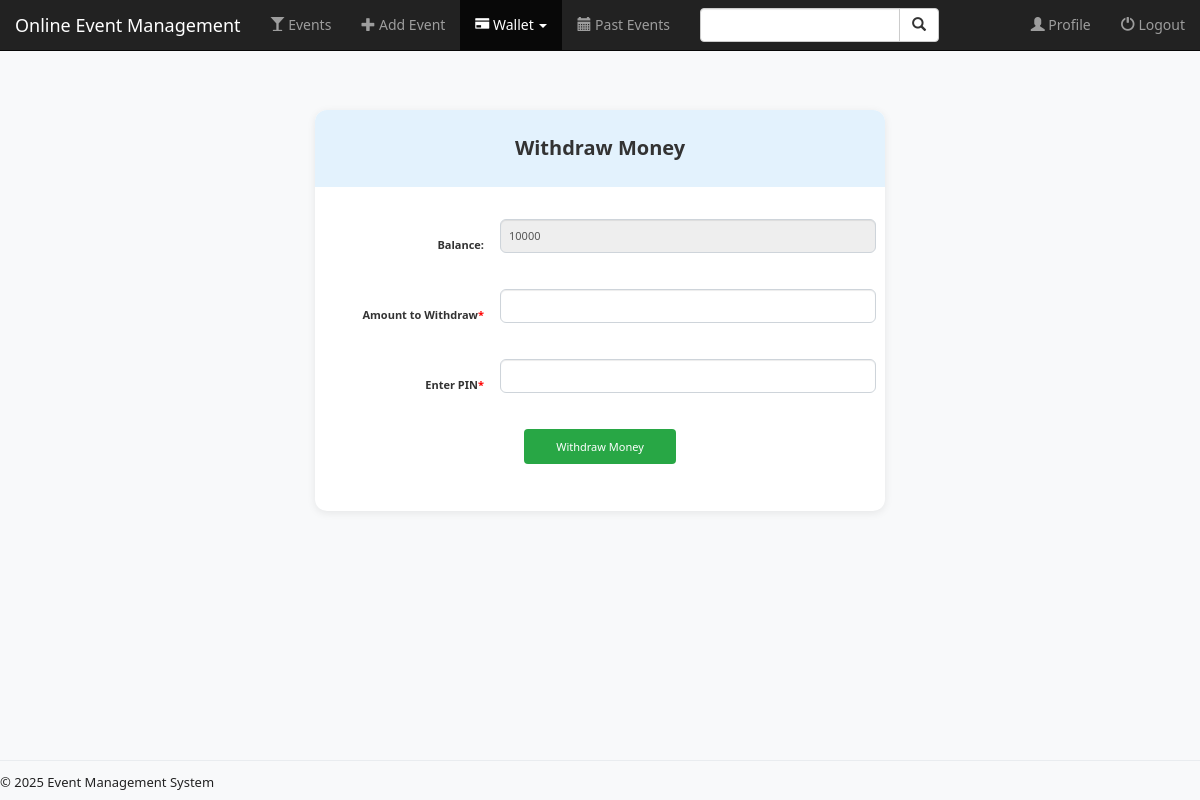
The page /user/withdraw_money/ (signed in) on the database as committed earlier.
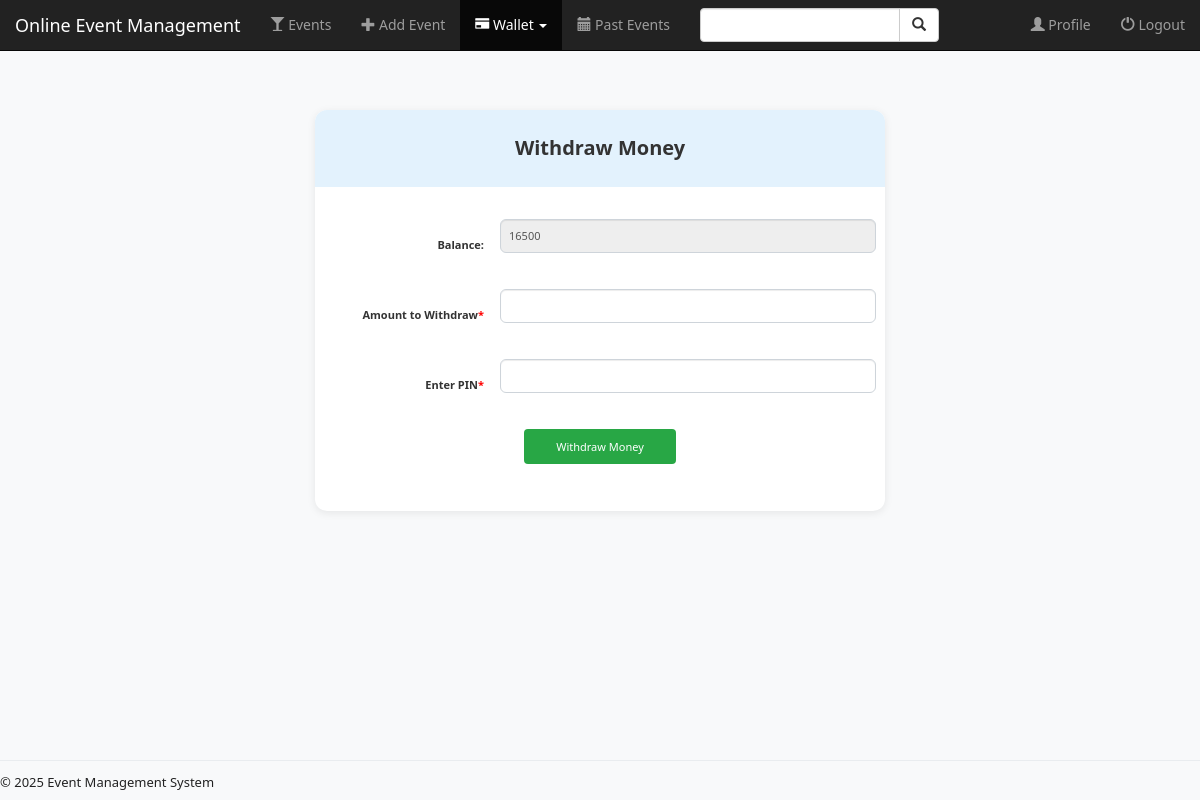
The same page on the database as committed later.
### user/models.py (models this page shows, shortened)
class Profile(models.Model):
    user = models.OneToOneField(User, on_delete=models.CASCADE)
    image = models.ImageField(default='settings.MEDIA_ROOT/default_user.jpg')
    bio = models.TextField(max_length=500, blank=True, null=True)
    location = models.TextField(max_length=500, blank=True, null=True)
    birth_date = models.DateField(blank=True, null=True)
    age = models.IntegerField(blank=True, null=True)
    wallet_pin = models.PositiveIntegerField(null=True)
    wallet_balance = models.PositiveIntegerField(default=0, null=True)

### user/views.py (the view)
# urls.py: path('withdraw_money/', views.withdraw_money, name='withdraw_money'),
def withdraw_money(request):
    if not request.user.is_authenticated:
        return redirect('user:login_user')
    user = request.user
    profile = get_object_or_404(Profile, user=user)
    if request.method == 'POST':
        form = WithdrawMoneyForm(request.POST)
        if form.is_valid():
            data = form.cleaned_data
            if int(data['pin']) == profile.wallet_pin:
                if data['amount'] > profile.wallet_balance:
                    context = {
                        'profile': profile,
                        'form': form,
                        'error_message': 'Amount to withdraw cannot be more than available balance'
                    }
                    return render(request, 'user/withdraw_money.html', context)
                profile.wallet_balance -= data['amount']
                profile.save()
                return redirect('user:profile')
            context = {'profile': profile, 'form': form, 'error_message': 'Invalid Pin!'}
            return render(request, 'user/withdraw_money.html', context)
    else:
        form = WithdrawMoneyForm()
    return render(request, 'user/withdraw_money.html', {'profile': profile, 'form': form})

### user/forms.py
class WithdrawMoneyForm(forms.Form):
	amount = forms.IntegerField(label='Amount to Withdraw', min_value=0)
	pin = forms.CharField(label='Enter PIN', widget=forms.PasswordInput)

### user/templates/user/withdraw_money.html (shortened to what this page needs)
{% extends 'event/base.html' %}
{% block wallet_active %}active{% endblock %}
{% block body %}
<div class="container event-main-content" style="max-width:600px; margin-top:40px;">
    <div class="card" style="box-shadow:0 2px 8px rgba(0,0,0,0.08); border-radius:12px; background:#fff; padding:0;">
    <div class="form-heading">Withdraw Money</div>
        <div style="padding:32px 24px; border-radius:0 0 12px 12px;">
            <form class="form-horizontal" role="form" action="" method="post" enctype="multipart/form-data">
                <div class="form-group" style="display:flex; align-items:center; margin-bottom:24px;">
                    <label class="control-label" style="font-size:1.1rem; flex:0 0 160px; text-align:right; margin-right:16px;">Balance:</label>
                    <div style="flex:1;">
                        <input type="text" name="balance" value="{{ profile.wallet_balance }}" readonly class="form-control" style="font-size:1.1rem;">
                    </div>
                </div>
                <div class="form-group" style="display:flex; align-items:center; margin-bottom:24px;">
                    <label class="control-label" style="font-size:1.1rem; flex:0 0 160px; text-align:right; margin-right:16px;">Amount to Withdraw<span style="color:red;">*</span></label>
                    <div style="flex:1;">
                        <input type="text" name="amount" class="form-control" style="font-size:1.1rem;" required>
                    </div>
                </div>
                <div class="form-group" style="display:flex; align-items:center; margin-bottom:24px;">
                    <label class="control-label" style="font-size:1.1rem; flex:0 0 160px; text-align:right; margin-right:16px;">Enter PIN<span style="color:red;">*</span></label>
                    <div style="flex:1;">
                        <input type="password" name="pin" class="form-control" style="font-size:1.1rem;" required>
                    </div>
                </div>
                <div class="form-group text-center" style="margin-top:24px;">
                    <button type="submit" class="btn btn-success" style="font-size:1.1rem; padding:10px 32px;">Withdraw Money</button>
                </div>
            </form>
        </div>
    </div>
</div>
{% endblock %}

### event/templates/event/base.html (shortened to what this page needs)
<!DOCTYPE html>
<html lang="en">
<head>
    {% load static %}
    <link rel="stylesheet" href="https://maxcdn.bootstrapcdn.com/bootstrap/3.3.7/css/bootstrap.min.css">
    <link rel="stylesheet" type="text/css" href="{% static 'event/css/style.css' %}"/>
</head>
<body style="display:flex; flex-direction:column; min-height:100vh;">
    <nav class="navbar navbar-inverse navbar-fixed-top " style="box-sizing: border-box;">
        <div class="container-fluid">
            <div class="navbar-header">
                <a class="navbar-brand" href="{% url 'event:home' %}">Online Event Management</a>
            </div>
            <div class="collapse navbar-collapse" id="topNavBar">
                <ul class="nav navbar-nav">
                    <li class="{% block events_active %}{% endblock %}">
                        <a href="{% url 'event:home' %}">
                            <span class="glyphicon glyphicon-glass" aria-hidden="true"></span> Events
                        </a>
                    </li>
                   {% if request.user.is_superuser %}
                    <li>
                        <a href="{% url 'event:add_event' %}">
                            <span class="glyphicon glyphicon-plus" aria-hidden="true"></span> Add Event
                        </a>
                    </li>
                    {% endif %}
                    <li class="dropdown {% block wallet_active %}{% endblock %}">
                        <a class="dropdown-toggle" data-toggle="dropdown" href="#">
                            <span class="glyphicon glyphicon-credit-card" aria-hidden="true"></span> Wallet <span class="caret"></span>
                        </a>
                    </li>
                    <li class="{% block past_events_active %}{% endblock %}">
                        <a href="{% url 'event:past_events' %}">
                            <span class="glyphicon glyphicon-calendar" aria-hidden="true"></span> Past Events
                        </a>
                    </li>
                </ul>
                <form class="navbar-form navbar-left" role="search" method="get" action="{% url 'event:home' %}">
                    <div class="input-group col-xs-4">
                        <input type="text" class="form-control" name="query" value="{{ request.GET.q }}" style="width:200px">
                        <div class="input-group-btn">
                            <button class="btn btn-default" type="submit">
                                <i class="glyphicon glyphicon-search"></i>
                            </button>
                        </div>
                    </div>
                </form>
                <ul class="nav navbar-nav navbar-right">
                     <li class="{% block profile_active %}{% endblock %}">
                        <a href="{% url 'user:profile' %}" id="id_profile">
                            <span class="glyphicon glyphicon-user" aria-hidden="true"></span> Profile
                        </a>
                    </li>
                    <li>
                        <a href="{% url 'user:logout_user' %}">
                            <span class="glyphicon glyphicon-off" aria-hidden="true"></span> Logout
                        </a>
                    </li>
                </ul>
            </div>
        </div>
    </nav>
    <div style="flex:1 0 auto; margin-top:70px;">
        {% block body %}
        {% endblock %}
    </div>
    <footer class="footer" style="flex-shrink:0;">
        &copy; {{ year|default:2025 }} Event Management System
    </footer>
</body>
</html>

### static/event/css/style.css (style rules this page uses)
.form-heading { font-size: 2rem; font-weight: 700; text-align: center; border-radius: 12px 12px 0 0; background: #e3f2fd; padding: 24px 24px; width: 100%; }
.form-heading { font-size:2rem; font-weight:700; text-align:center; border-radius:12px 12px 0 0; background:#e3f2fd; padding:24px 24px; width:100%; }
.footer { width: 100%; background: #f8f9fa; text-align: left; padding: 12px 0; border-top: 1px solid #e9ecef; color: #222; font-size: 1.3rem; height: 40px; position: fixed; bottom: 0; left: 0; z-index: 100; }
html { position: relative; min-height: 100%; }
body { margin-bottom: 60px; }
body, html { height: 100%; margin: 0; padding: 0; position: relative; min-height: 100vh; }
body { background: #f8f9fa; font-family: 'Segoe UI', Arial, sans-serif; }
.card { border-radius: 10px; }
.btn-success { background-color: #28a745; border: none; }
.form-group label { font-weight: 600; margin-bottom: 6px; }
.form-group input, .form-group textarea { border-radius: 6px; border: 1px solid #ced4da; padding: 8px; font-size: 1rem; width: 100%; margin-bottom: 12px; }

Rows that differ between the two databases and show on the page:
changed Profile: balance "10000" → "16500"
